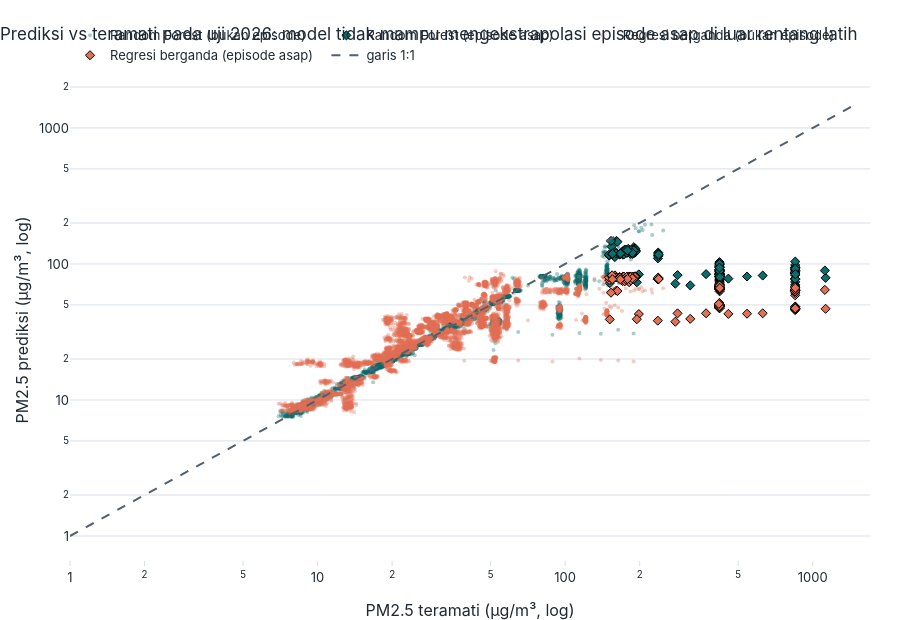

The code cell stored with this chart in its notebook:
### Code cell
koef = pred[(nm2, "koef")].copy(); koef["abs"] = koef.koef_terstandar.abs(); display(koef.sort_values("abs", ascending=False).drop(columns="abs").head(10).round(4))
fig = go.Figure()
te_m = FOLD[nm2][1]; yo = F.loc[te_m, "y"].to_numpy(); ep_m = F.loc[te_m, "episode"].to_numpy()
for lab, p_, wrn in (("Random Forest", np.expm1(pred[(nm2, "Random Forest")][1]), style.WARNA_UTAMA), ("Regresi berganda", np.clip(np.expm1(pred[(nm2, "Regresi berganda")][1]), 0, None), "#E17055")):
    fig.add_trace(go.Scatter(x=yo[~ep_m], y=p_[~ep_m], mode="markers", marker=dict(size=4, color=wrn, opacity=0.35), name=f"{lab} (bukan episode)"))
    fig.add_trace(go.Scatter(x=yo[ep_m], y=p_[ep_m], mode="markers", marker=dict(size=7, color=wrn, symbol="diamond", line=dict(width=1, color="black")), name=f"{lab} (episode asap)"))
fig.add_trace(go.Scatter(x=[1, 1500], y=[1, 1500], mode="lines", line=dict(dash="dash", color=style.WARNA_TEKS_REDUP), name="garis 1:1"))
fig.update_xaxes(type="log", title_text="PM2.5 teramati (µg/m³, log)"); fig.update_yaxes(type="log", title_text="PM2.5 prediksi (µg/m³, log)")
style.terapkan(fig, "Prediksi vs teramati pada uji 2026: model tidak mampu mengekstrapolasi episode asap di luar rentang latih", 620)
simpan(fig, "05_1_prediksi_vs_teramati", 620); fig.show()
KN["1_ml"]["lipatan2_maks_teramati_vs_prediksi_rf"] = [float(yo.max()), float(np.expm1(pred[(nm2, 'Random Forest')][1]).max())]

### Figure 1 — Plotly figure (JSON) as saved in the notebook; plotly's stock layout.template omitted (floating-point values rounded to 4 significant figures; data arrays with more than 128 entries replaced by an {"elided": "..."} marker saying what was removed)
{"data": [{"marker": {"color": "#0B6E6E", "opacity": 0.35, "size": 4}, "mode": "markers", "name": "Random Forest (bukan episode)", "type": "scatter", "x": {"elided": "6667 float values"}, "y": {"elided": "6667 float values"}}, {"marker": {"color": "#0B6E6E", "line": {"color": "black", "width": 1}, "size": 7, "symbol": "diamond"}, "mode": "markers", "name": "Random Forest (episode asap)", "type": "scatter", "x": {"elided": "145 float values"}, "y": {"elided": "145 float values"}}, {"marker": {"color": "#E17055", "opacity": 0.35, "size": 4}, "mode": "markers", "name": "Regresi berganda (bukan episode)", "type": "scatter", "x": {"elided": "6667 float values"}, "y": {"elided": "6667 float values"}}, {"marker": {"color": "#E17055", "line": {"color": "black", "width": 1}, "size": 7, "symbol": "diamond"}, "mode": "markers", "name": "Regresi berganda (episode asap)", "type": "scatter", "x": {"elided": "145 float values"}, "y": {"elided": "145 float values"}}, {"line": {"color": "#52606D", "dash": "dash"}, "mode": "lines", "name": "garis 1:1", "type": "scatter", "x": [1, 1500], "y": [1, 1500]}], "layout": {"height": 620, "title": {"text": "Prediksi vs teramati pada uji 2026: model tidak mampu mengekstrapolasi episode asap di luar rentang latih"}, "xaxis": {"title": {"text": "PM2.5 teramati (µg/m³, log)"}, "type": "log"}, "yaxis": {"title": {"text": "PM2.5 prediksi (µg/m³, log)"}, "type": "log"}}}
